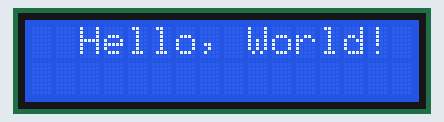
This sketch was run on a simulated Arduino Uno, built with avr-gcc and run on an emulated ATmega328P. On the bench: 16×2 character LCD.

Above: at 0.17 s.
At 1.98 s:
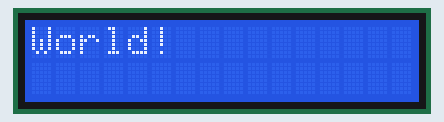
At 3.99 s:
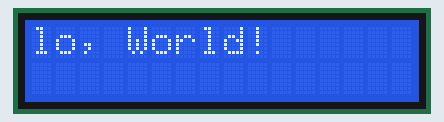
At 5.8 s:
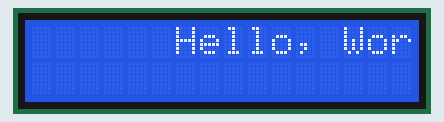
At 7.8 s:
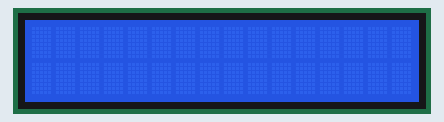
At 12.43 s:
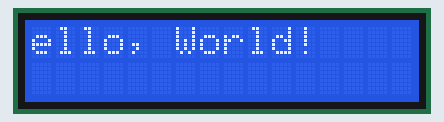

Measured:
- by itself, everything shown: repeats every 11.7 s, in 52 steps
- what the display in image 4 shows lasts 1.4 s, from 7.7 s to 9.1 s

The sketch:

5_LCD_Scroll_Function.ino
```cpp
#include <LiquidCrystal_I2C.h>   //include the LCD-I2C library

LiquidCrystal_I2C lcd(0x27,16,2);   //defining a new LCD with name 'lcd', I2C address: 0x27, LCD size: 16 colums x 2 lines

void setup()
{
  lcd.begin();           //initialize the lcd variable
  lcd.backlight();      //turn on LCD's backlight

  lcd.setCursor(3,0);         //set the cursor at the fourth column and first line
  lcd.print("Hello, World!");  //print the string "Hello, World!"
}
void loop()
{
  for(int positionCounter = 0; positionCounter < 13; positionCounter++){    //counting from 0 to 13
    lcd.scrollDisplayLeft();    //shift the value displayed in LCD to left
    delay(200);   //wait for 200 miliseconds
  }

  for(int positionCounter = 0; positionCounter < 29; positionCounter++){    //counting from 0 to 29
    lcd.scrollDisplayRight();    //shift the value displayed in LCD to right
    delay(200);   //wait for 200 miliseconds
  }

  for(int positionCounter = 0; positionCounter < 16; positionCounter++){    //counting from 0 to 16
    lcd.scrollDisplayLeft();    //shift the value displayed in LCD to left
    delay(200);   //wait for 200 miliseconds
  }
}
```
